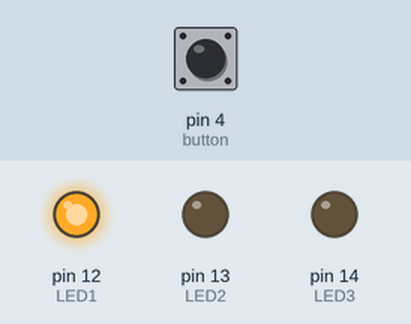
Simulated run of this sketch. Board: Arduino Uno, built with avr-gcc and run on an emulated ATmega328P. On the bench: output pins drawn as LEDs (lit = HIGH). Inputs (shaded band) come from the test bench; at power-on: pin 4 (button) HIGH.

Above: at 0.12 s.
At 0.62 s:
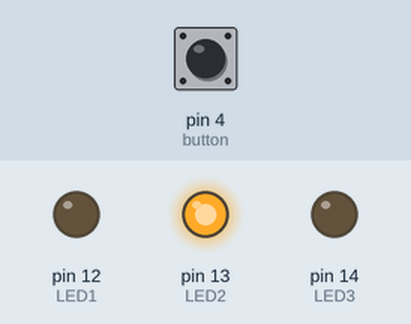
At 1.12 s:
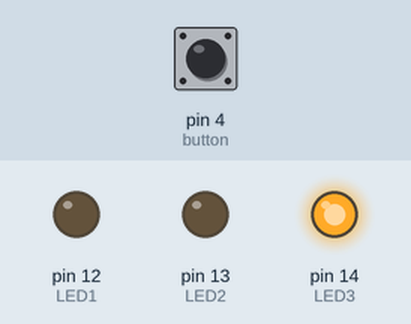
At 2.87 s:
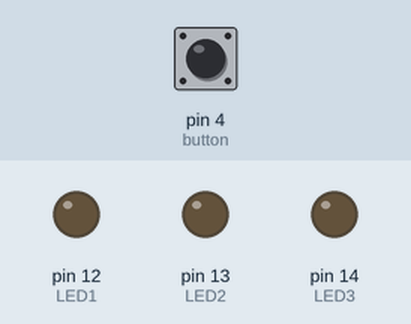
Timing chart, 0 to 3.5 s (numbered marks = the images above):
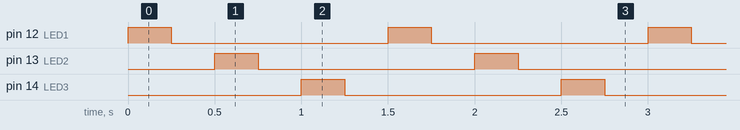

Measured:
- by itself, pin 12 (LED1), pin 13 (LED2), pin 14 (LED3): alternates HIGH for 0.25 s and LOW for 1.3 s
- by itself, everything shown: repeats every 1.5 s, in 6 steps

The sketch:

while_ex01.ino
```cpp
#define LED1 12
#define LED2 13
#define LED3 14
#define button 4
void setup() {
  pinMode(LED1, OUTPUT);
  pinMode(LED2, OUTPUT);
  pinMode(LED3, OUTPUT);
  pinMode(button, INPUT_PULLUP);

}

void loop() {
  while (digitalRead(button)) {
    digitalWrite(LED1, HIGH);
    delay(250);
    digitalWrite(LED1, LOW);
    delay(250);
    digitalWrite(LED2, HIGH);
    delay(250);
    digitalWrite(LED2, LOW);
    delay(250);
    digitalWrite(LED3, HIGH);
    delay(250);
    digitalWrite(LED3, LOW);
    delay(250);
  }
  digitalWrite(LED1, LOW);
  digitalWrite(LED2, LOW);
  digitalWrite(LED3, LOW);
}
```
